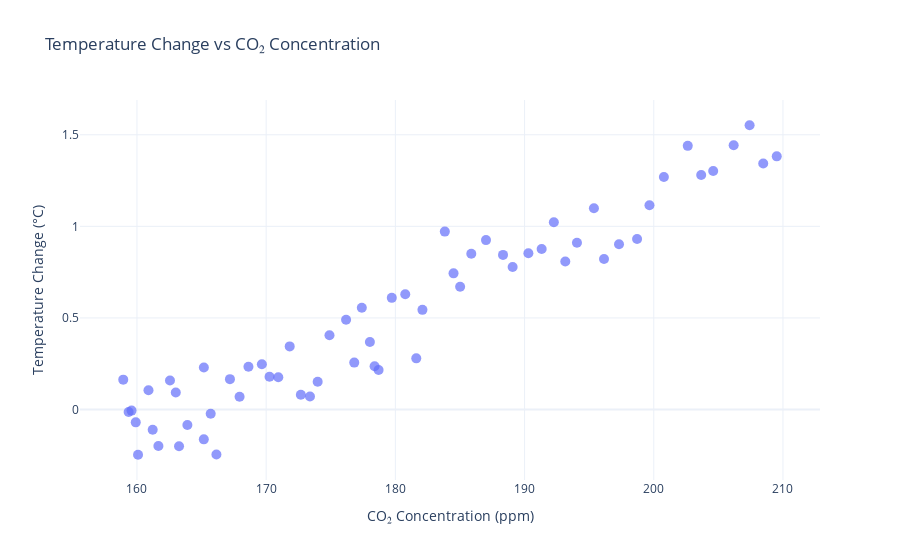

Write notebook code for a chart like this one.
### Markdown cell above
The heatmap displays a strong positive correlation (0.96) between CO₂ concentrations and temperature change, indicating that rising CO₂ levels are closely associated with increasing global temperatures. This strong statistical link underscores the critical need to reduce carbon emissions in order to combat climate change.

### Code cell
#Scatter plot - Temperature vs Co2 concentrations

scatter_fig = px.scatter(
    merged_data,
    x="CO₂ Concentration", y="Temperature Change",
    labels={"CO₂ Concentration": "CO₂ Concentration (ppm)", "Temperature Change": "Temperature Change (°C)"},
    title="Temperature Change vs CO₂ Concentration",
    template="plotly_white"
)
scatter_fig.update_traces(marker=dict(size=10, opacity=0.7))
scatter_fig.show()

### Figure 1 — Plotly figure (JSON) as saved in the notebook; plotly's stock layout.template omitted (floating-point values rounded to 4 significant figures)
{"data": [{"hovertemplate": "CO₂ Concentration (ppm)=%{x}<br>Temperature Change (°C)=%{y}<extra></extra>", "legendgroup": "", "marker": {"color": "#636efa", "opacity": 0.7, "size": 10, "symbol": "circle"}, "mode": "markers", "name": "", "orientation": "v", "showlegend": false, "type": "scatter", "x": [158.9, 159.4, 159.6, 159.9, 160.1, 160.9, 161.2, 161.7, 162.6, 163.0, 163.3, 163.9, 165.2, 165.2, 165.7, 166.1, 167.2, 167.9, 168.6, 169.7, 170.3, 170.9, 171.8, 172.7, 173.4, 174.0, 174.9, 176.2, 176.8, 177.4, 178.0, 178.4, 178.7, 179.7, 180.8, 181.6, 182.1, 183.8, 184.5, 185.0, 185.9, 187.0, 188.3, 189.1, 190.3, 191.3, 192.3, 193.2, 194.1, 195.4, 196.2, 197.3, 198.7, 199.7, 200.8, 202.6, 203.7, 204.6, 206.2, 207.4, 208.5, 209.5], "xaxis": "x", "y": [0.1631, -0.01348, -0.006043, -0.07006, -0.247, 0.1055, -0.1108, -0.1991, 0.1579, 0.09249, -0.2005, -0.08491, 0.2294, -0.163, -0.02349, -0.2459, 0.1658, 0.06963, 0.2338, 0.2473, 0.1786, 0.1765, 0.3446, 0.08012, 0.07129, 0.1512, 0.405, 0.4901, 0.2562, 0.5553, 0.3682, 0.2365, 0.216, 0.6095, 0.6292, 0.2792, 0.544, 0.9713, 0.7433, 0.6698, 0.8502, 0.925, 0.8442, 0.7778, 0.853, 0.8766, 1.023, 0.8084, 0.9106, 1.099, 0.8214, 0.9022, 0.9312, 1.115, 1.27, 1.44, 1.281, 1.302, 1.443, 1.552, 1.344, 1.382], "yaxis": "y"}], "layout": {"autosize": true, "legend": {"tracegroupgap": 0}, "title": {"text": "Temperature Change vs CO₂ Concentration"}, "xaxis": {"anchor": "y", "autorange": true, "domain": [0, 1], "range": [155.7, 212.7], "title": {"text": "CO₂ Concentration (ppm)"}, "type": "linear"}, "yaxis": {"anchor": "x", "autorange": true, "domain": [0, 1], "range": [-0.4305, 1.736], "title": {"text": "Temperature Change (°C)"}, "type": "linear"}}}
